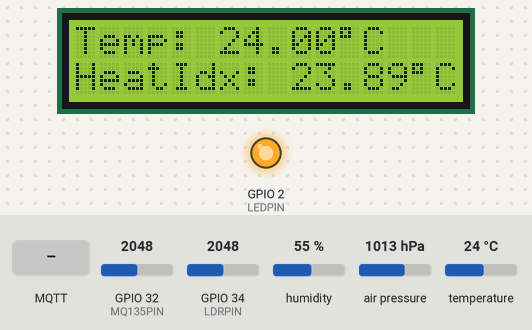
A sketch run on a simulated ESP32. Shown: 16×2 character LCD, output pins drawn as LEDs (lit = HIGH). The inputs (shaded band) are chosen by the test bench; at power-on: air pressure 1013 hPa, GPIO 32 (MQ135PIN) = 2048, GPIO 34 (LDRPIN) = 2048, humidity 55 %, temperature 24 °C. A WiFi scan finds three made-up networks; the local clock reads 2024-03-15 10:24:30 at power-on unless the sketch sets it; no MQTT or app messages arrive unless stated; what the sketch prints to the serial monitor is not drawn.

Above: at 4.9 s.
5.0 s: MQTT message "sensors/power/dht22" arrives on the first subscribed topic
At 9.3 s:
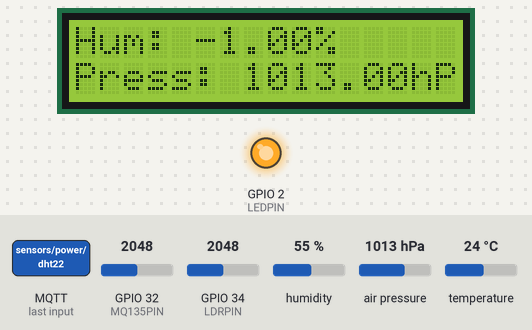
14.1 s: air pressure set to 952 hPa
At 21.5 s:
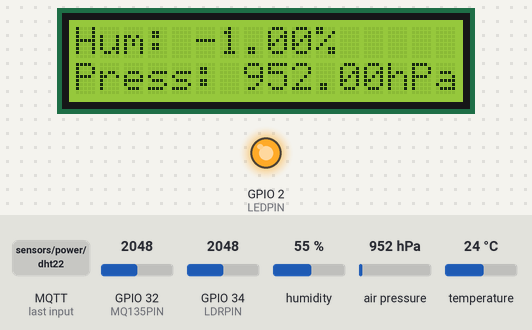
22.4 s: GPIO 32 (MQ135PIN) set to 2866
At 25.8 s:
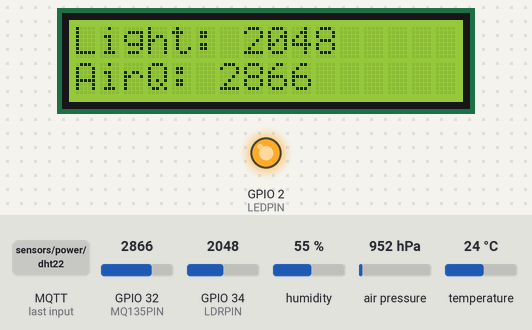
30.7 s: GPIO 34 (LDRPIN) set to 2866
At 38.0 s:
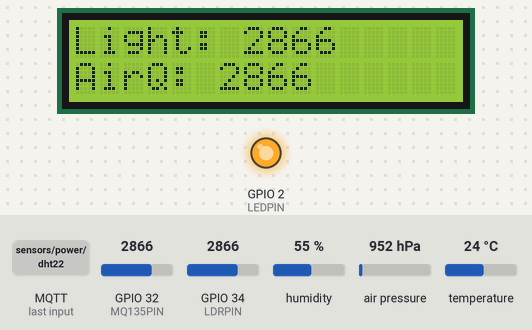
38.9 s: MQTT message "ON" arrives on the first subscribed topic
At 46.3 s:
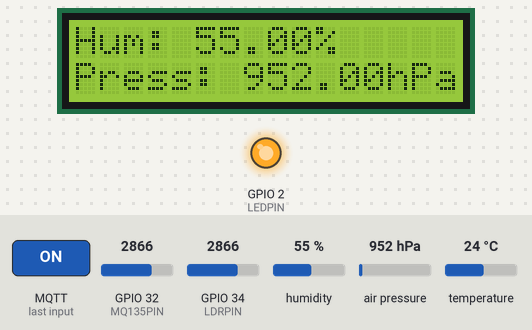
47.2 s: humidity set to 22 %
At 54.5 s:
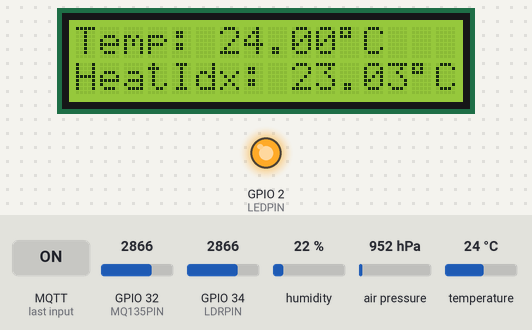
Timing chart, 0 to 56.0 s (numbered marks = the images above; inputs shaded):
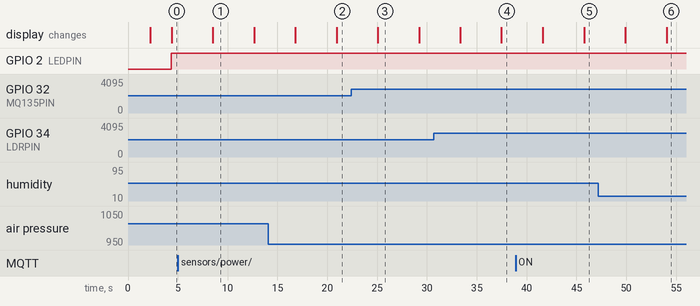

Measured:
- what the display in image 1 shows lasts 4.2 s, from 8.5 s to 12.7 s

The sketch:

V10.ino
```cpp
#include <Wire.h>
#include <Adafruit_Sensor.h>
#include <Adafruit_BMP280.h>
#include <DHT.h>
#include <LiquidCrystal_I2C.h>
#include <WiFi.h>
#include <PubSubClient.h>
#include <ArduinoJson.h>
#include <time.h>

//Définition du type de DHT
#define DHTTYPE DHT22

//Définition des broches de l'ESP32
#define DHTPIN 15           //DHT22
#define LDRPIN 34           //LDR (Light Dependent Resistor)
#define MQ135PIN 32        //MQ-135 (Capteur de qualité de l'air)
#define LEDPIN 2          //LED pour la qualité de l'air

//Définition de l'activation des capteurs
bool dhtEnabled = true;
bool bmpEnabled = true;
bool ldrEnabled = true;
bool mq135Enabled = true;


// Liste des réseaux connus & adresse ip du serveur associée
struct WifiCredential {
  const char* ssid;
  const char* password;
  const char* ip;
};

WifiCredential knownNetworks[] = {
  {"GalaxyA7164D1", "saaw6584", "192.168.215.32"},
  {"Proximus-Home-5088", "wjpc9nam4239x", "192.168.1.30"},
  {"VOO-HJ47MA1", "hZZRJt3XxJ7qKfxNXh", "192.168.0.186"}
};

const char* ip = nullptr;

//Initialisation des objets
DHT dht(DHTPIN, DHTTYPE);       //DHT22 (Tempéature, humidité et indice de chaleur)
Adafruit_BMP280 bmp;            //BMP280 ((Température), pression et (altitude))
LiquidCrystal_I2C lcd(0x27, 16, 2);            //Ecran LCD 2x16

WiFiClient espClient;                   //Wi-Fi
PubSubClient client(espClient);         //Broker MQTT

void setup() {

  Serial.begin(115200);
  Wire.begin();
  Serial.println("Starting...");

  //Initialisation de l'écran LCD
  lcd.init();
  lcd.backlight();
  lcd.setCursor(0, 0);
  lcd.print("Starting...");

  // Initialisation des capteurs
  dht.begin();              //DHT22
  if (!bmp.begin(0x76)) {           //BMP280
    Serial.println("Error: BMP280 not detected.");
    while(1);
  }
  pinMode(LDRPIN, INPUT);
  pinMode(MQ135PIN, INPUT);

  //Initialisation des LEDs
  pinMode(LEDPIN, OUTPUT);

  //Initialisation du WiFi
  connectWiFi();

  //Initialisation du broker MQTT
  client.setServer(ip, 1883);
  client.setCallback(mqttCallback);
  connectMQTT();

  //Initialisation du serveur NTP (pour avoir l'heure)
  configTime(0, 0, "pool.ntp.org", "time.nist.gov");
  Serial.println("Attempting NTP server connection...");
  struct tm timeinfo;
  while(!getLocalTime(&timeinfo)) {
    Serial.println("Error: NTP server connection failed.");
    delay(1000);
  }
  Serial.println("NTP server connected!");

  //Message d'initialisation complète
  lcd.clear();
  lcd.print("Ready!");

}

//Boucle de connexion au WiFi
void connectWiFi() {
  if (WiFi.status() == WL_CONNECTED) return;

  WiFi.mode(WIFI_STA);
  WiFi.disconnect();
  delay(100);

  Serial.println("Scanning WiFi networks...");
  int n = WiFi.scanNetworks();

  for (int i = 0; i < n; ++i) {
    String ssidScan = WiFi.SSID(i);
    for (WifiCredential cred : knownNetworks) {
      if (ssidScan == cred.ssid) {
        Serial.println("Attempting to connect to: " + ssidScan);
        WiFi.begin(cred.ssid, cred.password);
        unsigned long start = millis();
        while (WiFi.status() != WL_CONNECTED && millis() - start < 10000) {
          delay(500);
          Serial.print(".");
        }
        if (WiFi.status() == WL_CONNECTED) {
          ip = cred.ip;
          Serial.println("WiFi connected to: " + ssidScan);
          Serial.println("IP address: " + WiFi.localIP().toString());
          return;
        } else {
          Serial.println("Error: Connection failed to " + ssidScan);
        }
      }
    }
  }
  Serial.println("Error : No known networks are available.");
}

//Boucle de connexion au broker MQTT
void connectMQTT() {
  while (!client.connected()) {
    Serial.println("Attempting MQTT broker connection...");
    if (client.connect("ESP32Client")) {
      Serial.println("MQTT broker connected!");
      client.subscribe("sensors/power/dht22");
      client.subscribe("sensors/power/bmp280");
      client.subscribe("sensors/power/ldr");
      client.subscribe("sensors/power/mq135");
    } else {
      Serial.println("Error: MQTT broker connection failed.");
      delay(2000);
    }
  }
}

//Réceptionne les messages publiés sur les topics sensor/power/
void mqttCallback(char* topic, byte* payload, unsigned int length) {
  String message;
  for (unsigned int i = 0; i < length; i++) {
    message += (char)payload[i];
  }
  message.trim();

  Serial.print("Message reçu sur ");
  Serial.print(topic);
  Serial.print(" : ");
  Serial.println(message);

  if (String(topic) == "sensors/power/dht22") {
    dhtEnabled = (message == "ON");
  } else if (String(topic) == "sensors/power/bmp280") {
    bmpEnabled = (message == "ON");
  } else if (String(topic) == "sensors/power/ldr") {
    ldrEnabled = (message == "ON");
  } else if (String(topic) == "sensors/power/mq135") {
    mq135Enabled = (message == "ON");
  }
}

//Fonction permettant de ne prendre que deux chiffres après la virgule
float roundToTwoDecimals(float value) {
  return round(value * 100.0) / 100.0;
}

//Fonction permettant d'afficher les données sur l'écran
void displayScreen(int page, float temperature, float humidity, float heatIndex, float pressure, int light, int airQuality) {
  lcd.clear();

  lcd.setCursor(0, 0);      // Première ligne
  lcd.setCursor(0, 1);      // Deuxième ligne

  switch (page) {
    case 0:
      lcd.setCursor(0, 0);
      lcd.print("Temp: " + String(temperature) + (char)223 + "C");
      lcd.setCursor(0, 1);
      lcd.print("HeatIdx: " + String(roundToTwoDecimals(heatIndex)) + (char)223 + "C");
      break;
    case 1:
      lcd.setCursor(0, 0);
      lcd.print("Hum: " + String(humidity) + "%");
      lcd.setCursor(0, 1);
      lcd.print("Press: " + String(pressure) + "hPa");
      break;
    case 2:
      lcd.setCursor(0, 0);
      lcd.print("Light: " + String(light));
      lcd.setCursor(0, 1);
      lcd.print("AirQ: " + String(airQuality));
      break;
  }

}

void loop() {

  static int page = 0;

  connectWiFi();

  //Vérification de la connexion au broker MQTT
  if (!client.connected()) {
    connectMQTT();
  }
  client.loop();

  //Lecture des mesures
  float temperature = dhtEnabled ? dht.readTemperature() : -1;                 //Température du DHT22
  float humidity = dhtEnabled ? dht.readHumidity() : -1;                       //Humidité du DHT22
  float heatIndex = (dhtEnabled && !isnan(temperature) && !isnan(humidity)) ? dht.computeHeatIndex(temperature, humidity, false) : -1;               //Indice de chaleur du DHT22

  //float temperature = bmp.readTemperature();                //Température du BMP280 (non-utilisée ici)
  float pressure = bmpEnabled ? bmp.readPressure() / 100.0F : -1;  //Pression du BMP280 (en hPa)
  //float altitude = bmp.readAltitude(1013.25);    //Altitude du BMP280 (non-utilisée ici)

  int light = ldrEnabled ? analogRead(LDRPIN) : -1;             //LDR (valeur entre 0 et 4095)

  int airQuality = mq135Enabled ? analogRead(MQ135PIN) : -1;             // Valeur brute du capteur MQ-135

  //Allumer la LED si la qualité de l'air est > 10
  if (mq135Enabled && airQuality > 10) {
    digitalWrite(LEDPIN, HIGH);
  } else {
    digitalWrite(LEDPIN, LOW);
  }

  //Récupération du timestamp (en secondes)
  time_t now;
  time(&now);
  long timestamp = now;

  //Code principal
  if (!(isnan(temperature) || isnan(humidity) || isnan(pressure) || isnan(light) || isnan(airQuality))) {

    //Affichage des données sur l'écran
    displayScreen(page, temperature, humidity, heatIndex, pressure, light, airQuality);
    page = (page + 1) % 3;            // Passer à la page suivante

    //Création du fichier json
    StaticJsonDocument<256> jsonDoc;

    jsonDoc["timestamp"] = timestamp;
    jsonDoc["temperature"] = temperature;
    jsonDoc["humidity"] = humidity;
    jsonDoc["heatindex"] = roundToTwoDecimals(heatIndex);
    jsonDoc["pressure"] = pressure;
    jsonDoc["light"] = light;
    jsonDoc["airquality"] = airQuality;

    char jsonBuffer[256];
    serializeJson(jsonDoc, jsonBuffer);

    //Publication sur le broker MQTT
    client.publish("sensors/data", jsonBuffer);

    //Impression dans la console
    Serial.println(jsonBuffer);

  } else {
    lcd.clear();
    Serial.println("Error: Measurements cannot be read.");
  }

  delay(2000);         //Pause toutes les 2 secondes
}
```
